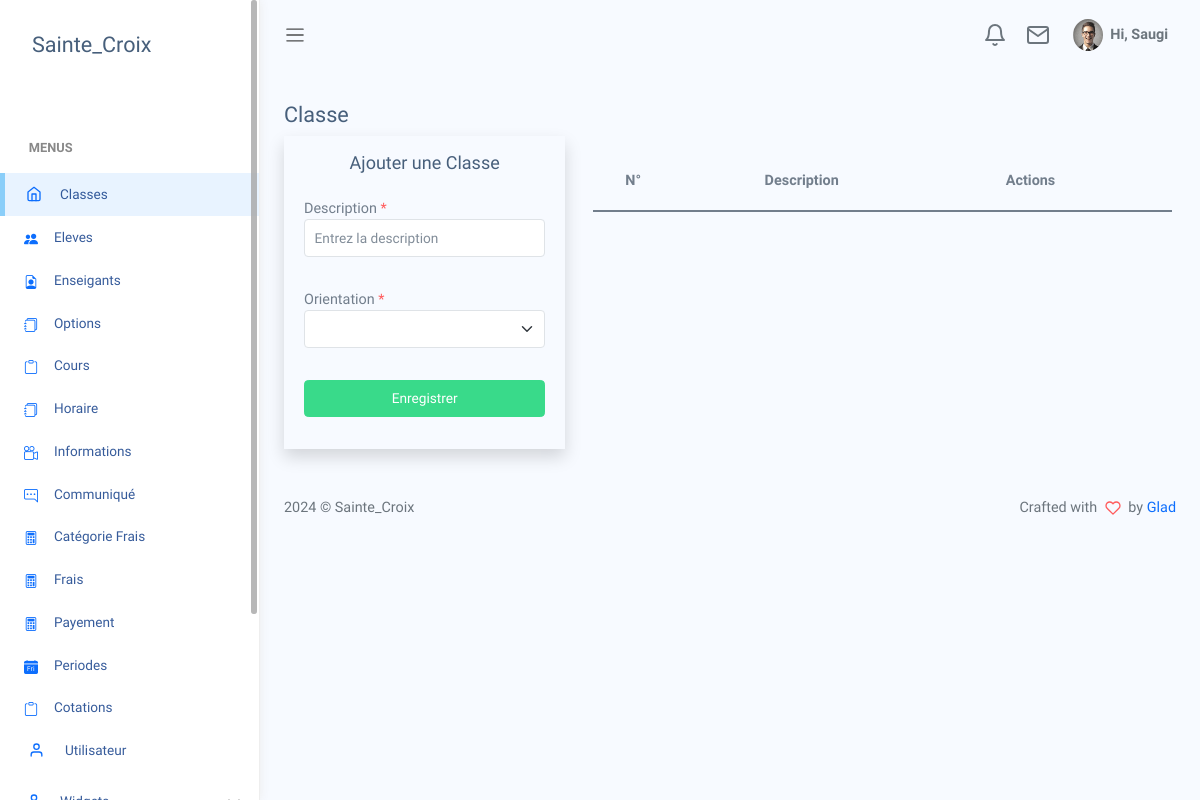
The app's page /views/classe.php, older data.
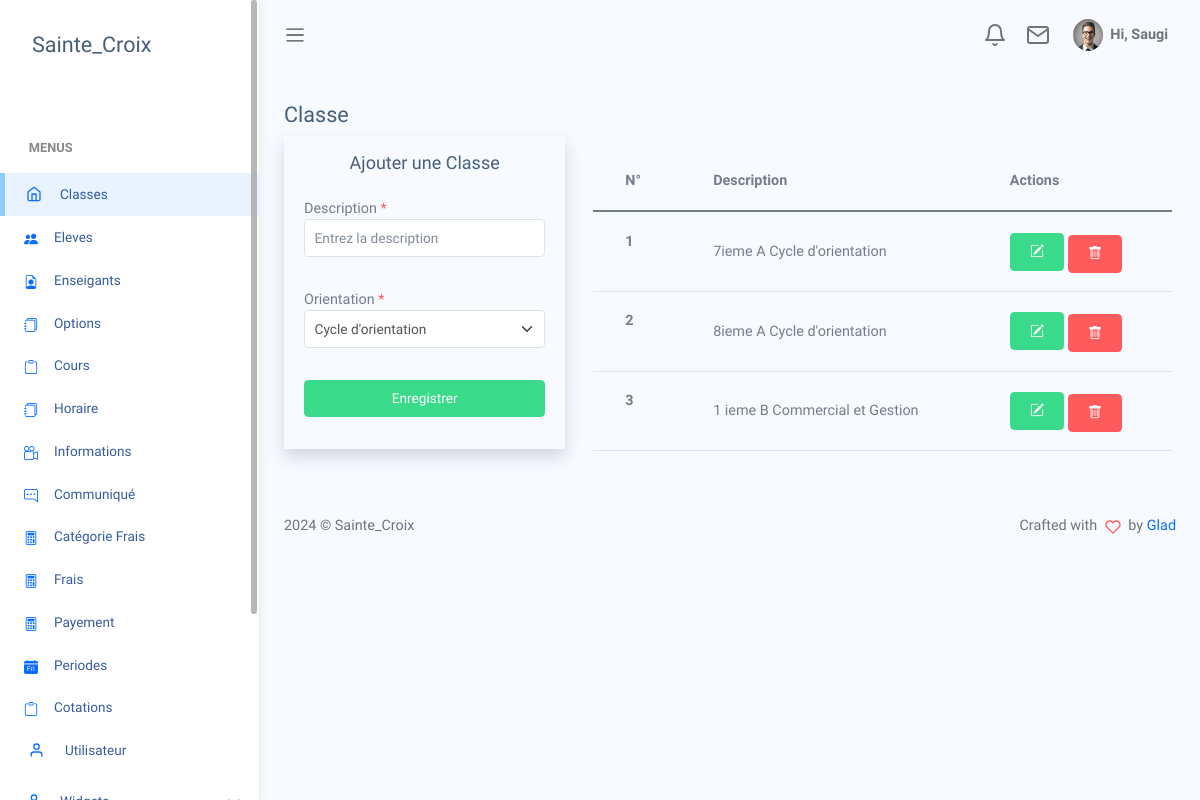
The same page, newer data.
### tables this page shows
CREATE TABLE `classe` (
  `id` int(11) NOT NULL,
  `nomClasse` varchar(50) NOT NULL,
  `orientation` int(11) NOT NULL,
  `statut` int(11) NOT NULL
);

CREATE TABLE `option` (
  `id` int(11) NOT NULL,
  `Description` varchar(50) NOT NULL,
  `statut` int(11) NOT NULL
);

### models/select/select-Classe.php (called while the page is built, shortened)
<?php
    if(isset($_GET['search']) && !empty($_GET['search'])){
        $search=$_GET['search'];
        $getData=$connexion->prepare("SELECT * from client WHERE supprimer=0 AND client.nom LIKE ? OR client.postnom LIKE ? OR
        client.prenom LIKE ? OR client.genre LIKE ? OR client.adresse LIKE ? OR client.telephone LIKE ?");
        $getData->execute(["%".$search."%", "%".$search."%", "%".$search."%", "%".$search."%", "%".$search."%","%".$search."%"]);
    }
    else{
        $statut=0;
        $getData=$connexion->prepare("SELECT classe.*,`option`.`Description` FROM `classe`,`option` WHERE classe.orientation=`option`.id AND classe.`statut`=?");
        $getData->execute([$statut]);
    }

### views/classe.php (the view, shortened to what the rows shown need)
<?php
include '../connexion/connexion.php';
require_once('../models/select/select-Classe.php');
?>
<!DOCTYPE html>
<html lang="en">
<head>
    <?php require_once('style.php') ?>
</head>
<body>
    <div id="app">
        <div id="main">
            <div class="main-content container-fluid">
                <div class="row">
                    <div class="col-xl-8 col-lg-8 col-md-6 table-responsive px-3 pt-3">
                        <table class='table table-hover' id="table1">
                            <thead>
                                <tr>
                                    <th>N°</th>
                                    <th>Description</th>
                                    <th>Actions</th>
                                </tr>
                            </thead>
                            <tbody>
                                <?php
                                $n = 0;
                                while ($idClass = $getData->fetch()) {
                                    $n++;
                                ?>
                                    <tr>
                                        <th scope="row"><?= $n; ?></th>
                                        <td> <?= $idClass["nomClasse"] . " " . $idClass["Description"] ?></td>
                                        <td>
                                            <a href='classe.php?idClass=<?= $idClass['id'] ?>' class="btn btn-sm btn-success">
                                                <i class="bi bi-pencil-square"></i>
                                            </a>
                                            <a onclick=" return confirm('Voulez-vous vraiment supprimer ?')" href="../models/delete/del-boutique-post.php?idSupcat=<?= $idClass['id'] ?>" class="btn btn-danger btn-sm mt-1">
                                                <i class="bi bi-trash"></i>
                                            </a>
                                        </td>
                                    </tr>
                                <?php
                                }
                                ?>
                            </tbody>
                        </table>
                    </div>
                </div>
            </div>
        </div>
    </div>
</body>
</html>

Row changes from the older to the newer data that the page shows:
added classe: nomClasse "7ieme A", option.Description "Cycle d'orientation"
added classe: nomClasse "8ieme A", option.Description "Cycle d'orientation"
added classe: nomClasse "1 ieme B", option.Description "Commercial et Gestion"
Text that changed along with them:
form field Option: (not shown) → "Cycle d'orientation"
